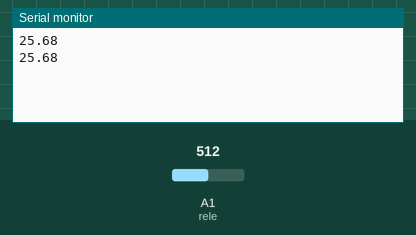
A sketch run on a simulated Arduino Uno, built with avr-gcc and run on an emulated ATmega328P. Shown: the last lines printed to the serial monitor. Inputs (shaded band) come from the test bench; at power-on: A1 (rele) = 512.

Above: at 2.3 s.
2.4 s: A1 (rele) set to 716
At 4.2 s:
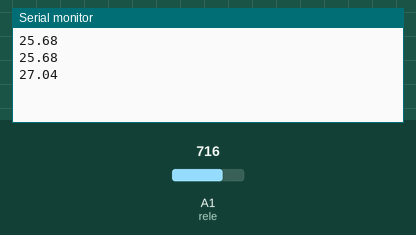
4.5 s: A1 (rele) set to 900
At 5.6 s:
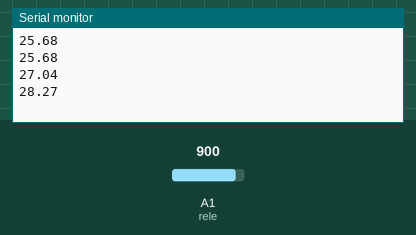
Timing chart, 0 to 7.5 s (numbered marks = the images above; inputs shaded):
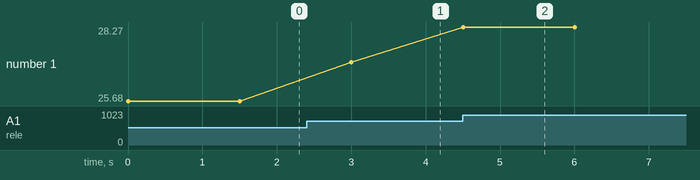

The sketch:

MegunoLink.h_e_Filter.h_e_Funcao_Map.ino
```cpp
// ESTA FUNCIONANDO PARA TEMPERATURA AMBIENTE

#include <MegunoLink.h>
#include <Filter.h>

#define termostato 9
double rele = A1;

long FilterWeight = 100;
ExponentialFilter<long> ADCFilter(FilterWeight, 0);


  double doubleMap(double x, double in_min, double in_max, double out_min, double out_max)
  {
  return (x - in_min) * (out_max - out_min) / (in_max - in_min) + out_min;
  }

void setup()
{
  Serial.begin(9600);
}

void loop()
{
 double x,va;

 double RawValue = analogRead(rele);

 ADCFilter.Filter(RawValue);

// dmenor = inserir o menor valor da escala, outliers
// dmaior = inserir o maior valor da escala, outliers
// pmenor = inserir o menor valor alvo
// pmaior = inserir o maior valor alvo

// x = doublemap(variavel,dmenor,dmaior,pmenor,pmaior);

     x = (RawValue/(10.24));

     x = doubleMap( x, 18.00, 40.00, 23.50, 25.00);

 ADCFilter.Filter(x);

 Serial.println(x);
 delay(1500);
}
```

Measured:
- after the input at 2.4 s, the serial monitor: prints a new line after 0.60 s (image 1)
- after the input at 4.5 s, the serial monitor: prints a new line at once (image 2)
- plotted number 1: 25.68 → 27.04 after the input at 2.4 s, 27.04 → 28.27 after the input at 4.5 s
